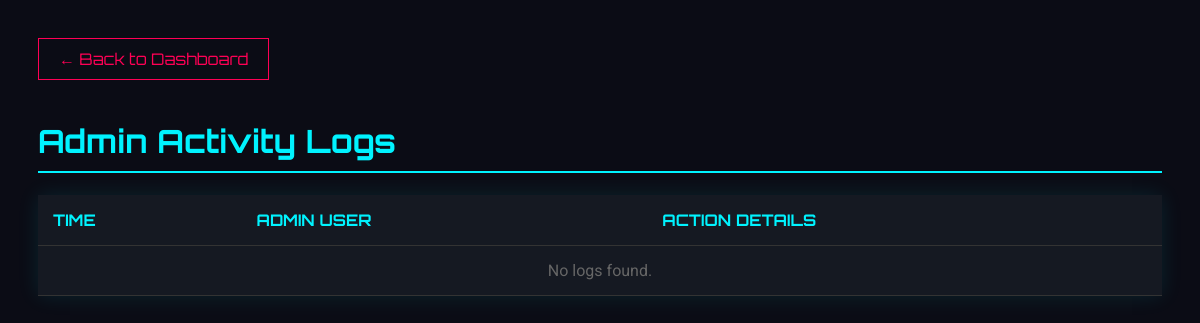
The page /logs (signed in) on the database as committed earlier.
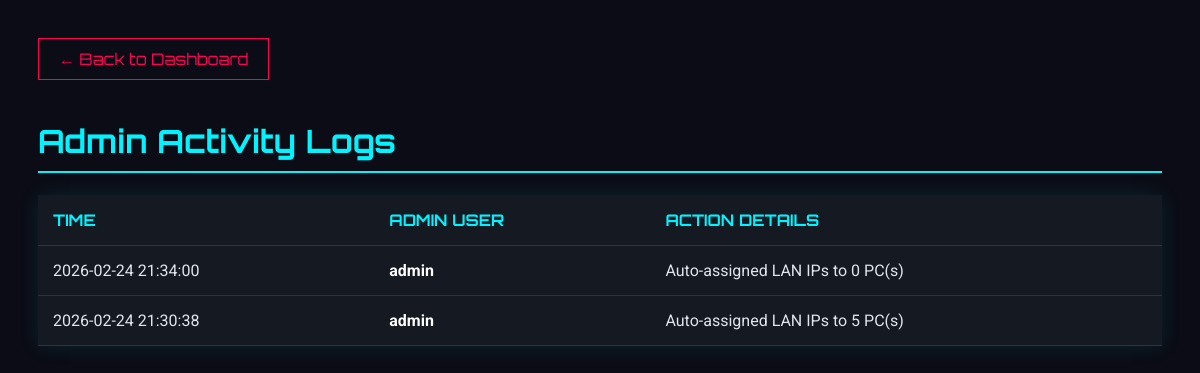
The same page on the database as committed later.
### app.py (models this page shows)
class AdminLog(db.Model):
    id = db.Column(db.Integer, primary_key=True)
    admin_name = db.Column(db.String(80))
    action = db.Column(db.String(255))
    timestamp = db.Column(db.DateTime, default=datetime.now)

### app.py (the view)
@app.route('/logs')
@login_required
def view_logs():
    if not current_user.is_admin: return redirect(url_for('index'))
    logs = AdminLog.query.order_by(AdminLog.timestamp.desc()).all()
    return render_template('logs.html', logs=logs)

### app.py (called while the page is built)
@login_manager.user_loader
def load_user(user_id):
    return User.query.get(int(user_id))

@app.before_request
def bootstrap_schema():
    if not getattr(app, "_schema_ready", False):
        db.create_all()
        ensure_pc_lan_ip_column()
        app._schema_ready = True

### templates/logs.html (shortened to what this page needs)
<!DOCTYPE html>
<html lang="en">
<head>
</head>
<body>
    <a href="/" class="back-btn">← Back to Dashboard</a>
    <h1>Admin Activity Logs</h1>
    <table>
        <thead>
            <tr>
                <th>Time</th>
                <th>Admin User</th>
                <th>Action Details</th>
            </tr>
        </thead>
        <tbody>
            {% for log in logs %}
            <tr>
                <td>{{ log.timestamp.strftime('%Y-%m-%d %H:%M:%S') }}</td>
                <td style="font-weight: bold; color: white;">{{ log.admin_name }}</td>
                <td>{{ log.action }}</td>
            </tr>
            {% else %}
            <tr>
                <td colspan="3" style="text-align:center; color:#666;">No logs found.</td>
            </tr>
            {% endfor %}
        </tbody>
    </table>
</body>
</html>

### templates/logs.html (style rules this page uses)
body { background-color: #0b0c15; color: #e0e6ed; font-family: 'Roboto', sans-serif; padding: 30px; }
h1 { font-family: 'Orbitron', sans-serif; color: #00f3ff; border-bottom: 2px solid #00f3ff; padding-bottom: 10px; }
table { width: 100%; border-collapse: collapse; background: #151922; margin-top: 20px; box-shadow: 0 0 20px rgba(0, 243, 255, 0.1); }
th, td { padding: 15px; text-align: left; border-bottom: 1px solid #333; }
th { color: #00f3ff; text-transform: uppercase; font-family: 'Orbitron', sans-serif; }
.back-btn { display: inline-block; margin-bottom: 20px; color: #ff0055; text-decoration: none; border: 1px solid #ff0055; padding: 10px 20px; font-family: 'Orbitron', sans-serif; }

Rows that differ between the two databases and show on the page:
added AdminLog: timestamp "2026-02-24 21:34:00", admin_name "admin", action "Auto-assigned LAN IPs to 0 PC(s)"
added AdminLog: timestamp "2026-02-24 21:30:38", admin_name "admin", action "Auto-assigned LAN IPs to 5 PC(s)"
Other text that changed with them:
text no longer shown: "No logs found."
